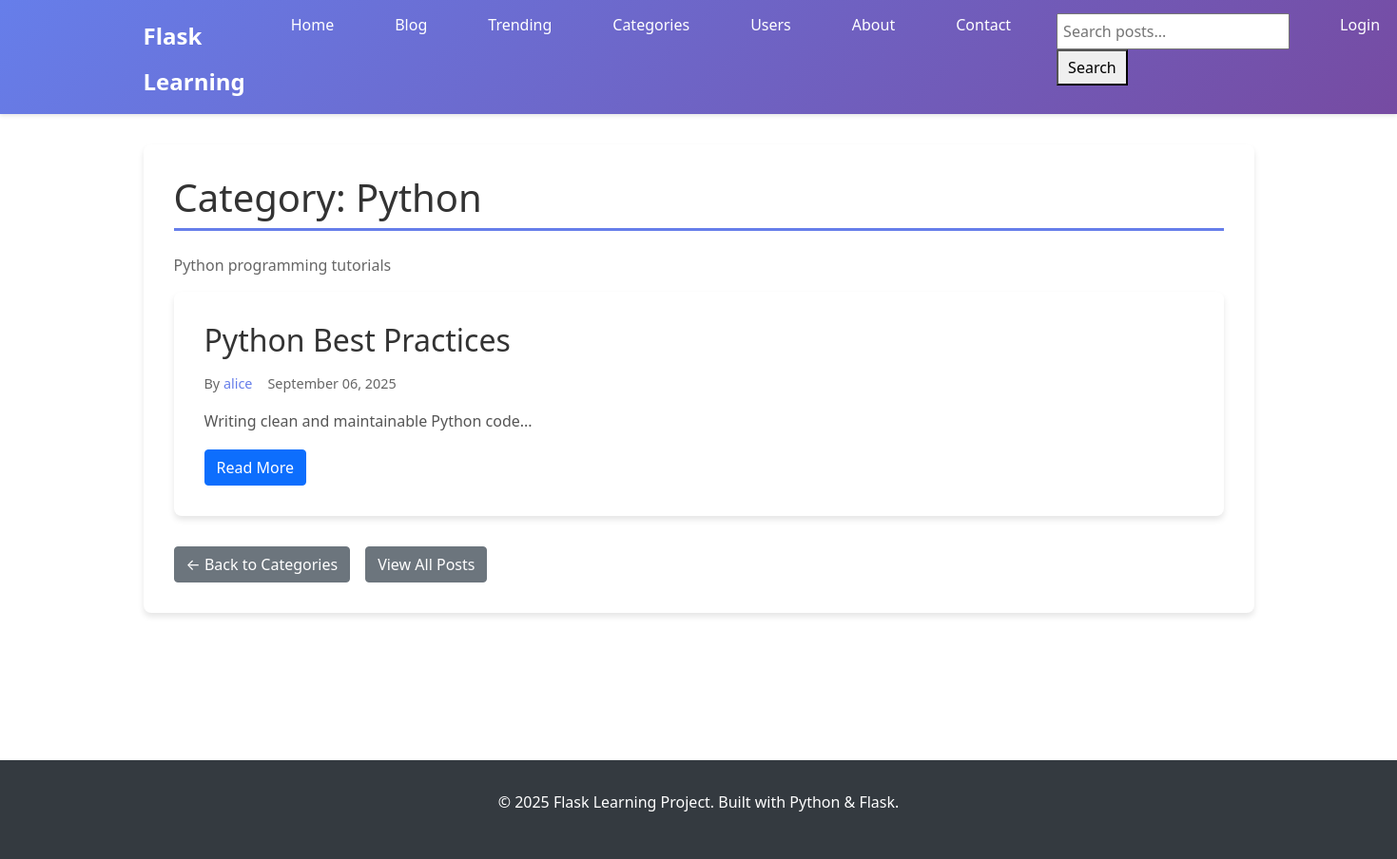
Before: /category/1 with the older database file.
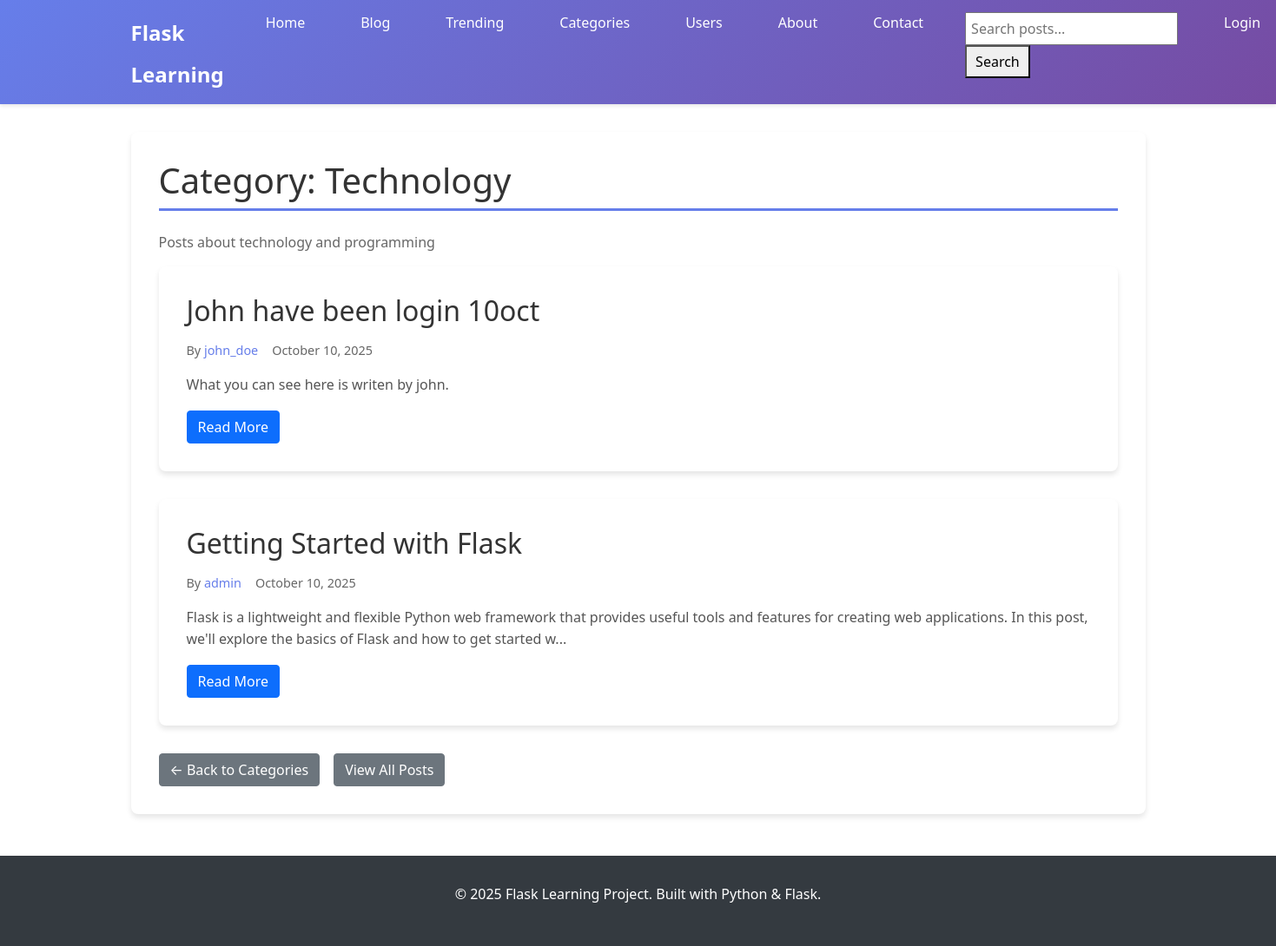
After: the same page with the newer database file.
### app.py (models this page shows, shortened)
class Category(db.Model):
    id = db.Column(db.Integer, primary_key=True)
    name = db.Column(db.String(50), unique=True, nullable=False)
    description = db.Column(db.Text)
    posts = db.relationship('Post', backref='category', lazy=True)

class Post(db.Model):
    id = db.Column(db.Integer, primary_key=True)
    title = db.Column(db.String(200), nullable=False)
    content = db.Column(db.Text, nullable=False)
    image_filename = db.Column(db.String(255), nullable=True)
    created_at = db.Column(db.DateTime, default=datetime.utcnow)
    updated_at = db.Column(db.DateTime, default=datetime.utcnow, onupdate=datetime.utcnow)
    user_id = db.Column(db.Integer, db.ForeignKey('user.id'), nullable=False)
    category_id = db.Column(db.Integer, db.ForeignKey('category.id'), nullable=True)
    comments = db.relationship('Comment', backref='post', lazy=True, cascade='all, delete-orphan')

class User(db.Model, UserMixin):
    id = db.Column(db.Integer, primary_key=True)
    username = db.Column(db.String(80), unique=True, nullable=False)
    email = db.Column(db.String(120), unique=True, nullable=False)
    password_hash = db.Column(db.String(255), nullable=False)
    avatar_filename = db.Column(db.String(255), nullable=True, default='default-avatar.png')
    is_admin = db.Column(db.Boolean, default=False)
    created_at = db.Column(db.DateTime, default=datetime.utcnow)
    is_active = db.Column(db.Boolean, default=True)
    posts = db.relationship('Post', backref='author', lazy=True, cascade='all, delete-orphan')
    comments = db.relationship('Comment', backref='author', lazy=True, cascade='all, delete-orphan')

### app.py (the view)
@app.route('/category/<int:id>')
def category_posts(id):
    category = Category.query.get_or_404(id)
    posts = Post.query.filter_by(category_id=id).order_by(Post.created_at.desc()).all()
    return render_template('category_posts.html', title=f'Category: {category.name}',
                         category=category, posts=posts)

### templates/category_posts.html
{% extends "base.html" %}
{% block content %}
<div class="content-section">
    <h1>Category: {{ category.name }}</h1>
    {% if category.description %}
        <p class="category-description">{{ category.description }}</p>
    {% endif %}
    {% if posts %}
        <div class="posts-container">
            {% for post in posts %}
            <article class="post-card">
                <h2><a href="{{ url_for('post_detail', id=post.id) }}">{{ post.title }}</a></h2>
                <div class="post-meta">
                    <span class="author">By <a href="{{ url_for('user_profile', username=post.author.username) }}">{{ post.author.username }}</a></span>
                    <span class="date">{{ post.created_at.strftime('%B %d, %Y') }}</span>
                </div>
                <div class="post-content">
                    <p>{{ post.content[:200] }}{% if post.content|length > 200 %}...{% endif %}</p>
                </div>
                <a href="{{ url_for('post_detail', id=post.id) }}" class="btn btn-primary">Read More</a>
            </article>
            {% endfor %}
        </div>
    {% else %}
        <div class="no-posts">
            <h3>No posts in this category yet!</h3>
            <p>Be the first to create a post in the "{{ category.name }}" category.</p>
            <a href="{{ url_for('create_post') }}" class="btn btn-primary">Create Post</a>
        </div>
    {% endif %}
    <div class="navigation">
        <a href="{{ url_for('categories') }}" class="btn btn-secondary">← Back to Categories</a>
        <a href="{{ url_for('blog') }}" class="btn btn-secondary">View All Posts</a>
    </div>
</div>
{% endblock %}

Changed rows visible on the page:
no longer on this page (row edited): Post: title "Python Best Practices", author.username "alice", created_at "September 06, 2025", content "Writing clean and maintainable Python code..."
changed Category: name "Python" → "Technology"; description "Python programming tutorials" → "Posts about technology and programming"
now on this page (row edited): Post: title "John have been login 10oct", author.username "john_doe", created_at "October 10, 2025", content "What you can see here is writen by john."
now on this page (row edited): Post: title "Getting Started with Flask", author.username "admin", created_at "October 10, 2025", content "Flask is a lightweight and flexible Python web framework that provides useful tools and features for creating web applications. In this post, we'll explore the basics of Flask and how to get started w"
